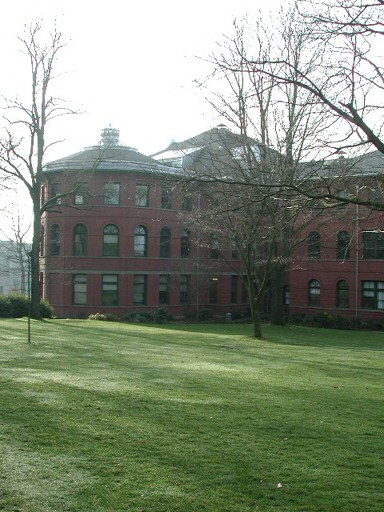
#> input picture parrington/prtn00.jpg, 384 x 512 px; its folder holds only this picture in this run
$ python main.py   (older library calls are emulated)
#> lines starting #> are read from the running program, lines starting #| are printed output that depends on the picture
### msop.py
import numpy as np
from matplotlib import pyplot as plt
from scipy import ndimage
from PIL import Image

def bilinear_interpolation(arr, xs, ys):
    '''
    Input:
        arr: numpy array. image data. shape = (h, w) for grayscale or (h, w, 3) for RGB.
        xs, ys: array-like (list or numpy array). x coordinates and y coordinates.

                  y=
                    0  w-1
                x=0 +---+
                    |   |
                    |   |
                h-1 +---+
    Output:
        sampled_image: numpy array. same shape as xs, ys if image is grayscale. for RGB image, the shape would be [xs.shape[0], xs.shape[1], ..., xs.shape[d], 3]
        inside: numpy array. same shape as xs, ys. represents how much the sample is inside the image.
                0: outside the image with 1 pixel margin
                1: inside the image (0 < x < h-1 && 0 < y < w-1)
                0 < inside < 1: outside but within 1 pixel margin. decays linearly on the edge, bilinearly on the corner.
                    for example: (x,y) = (-0.5, -0.5)   inside = 0.25
                                 (x,y) = (-0.5,  0.5)   inside = 0.5
                                 (x,y) = ( 0.5,  0.5)   inside = 1
                                 (x,y) = (  -1,   -1)   inside = 0
    '''
    xs = np.asarray(xs)
    ys = np.asarray(ys)
    #print(xs < 0)
    #print(type(xs < 0))

    #outside = (xs < 0) | (arr.shape[0]-1 < xs) | (ys < 0) | (arr.shape[1]-1 < ys)
    inx = 1 - np.clip(np.maximum(-xs, xs - (arr.shape[0]-1)), 0, 1)
    iny = 1 - np.clip(np.maximum(-ys, ys - (arr.shape[1]-1)), 0, 1)
    inside = inx * iny
    xs = np.clip(xs, 0, arr.shape[0]-1)
    ys = np.clip(ys, 0, arr.shape[1]-1)
    us = np.floor(xs).astype(np.int)
    ls = np.floor(ys).astype(np.int)
    us = np.clip(us, 0, arr.shape[0]-2)
    ls = np.clip(ls, 0, arr.shape[1]-2)
    ds = us + 1
    rs = ls + 1

    Iul = arr[us, ls]
    Iur = arr[us, rs]
    Idl = arr[ds, ls]
    Idr = arr[ds, rs]

    wul = (ds-xs) * (rs-ys)
    wur = (ds-xs) * (ys-ls)
    wdl = (xs-us) * (rs-ys)
    wdr = (xs-us) * (ys-ls)

    #print(list(xs.shape) + [1] * (len(arr.shape) - 2))
    wul = wul.reshape(list(xs.shape) + [1] * (len(arr.shape) - 2))
    wur = wur.reshape(list(xs.shape) + [1] * (len(arr.shape) - 2))
    wdl = wdl.reshape(list(xs.shape) + [1] * (len(arr.shape) - 2))
    wdr = wdr.reshape(list(xs.shape) + [1] * (len(arr.shape) - 2))

    res = Iul * wul + Iur * wur + Idl * wdl + Idr * wdr
    return res, inside

def msop(img_name, base_lvl = 1):
    '''
    Input:
        img_name: string. image file name
        base_lvl: int. start from which level. 1 means skipping the level with original resolution
    Output:
        feature_xs, feature_ys: list of numpy arrays. feature_xs[0] is the x coodinates of features on level=base_lvl, feature_xs[1] on level=base_lvl+1 ...

                  y=
                    0  w-1
                x=0 +---+
                    |   |
                    |   |
                h-1 +---+

        discriptors: list of numpy arrays with shape = (features_count, 8, 8)
    '''
#> called with img_name = 'parrington/prtn00.jpg', base_lvl = 0
    print('getting features of {}'.format(img_name))
    im = Image.open(img_name)
#> im is the input picture: PIL image 384x512 RGB; mean R, G, B 130.6, 140.8, 121.6
    im = im.convert('L')
#> im: PIL image 384x512 L
    arrs = [np.asarray(im, dtype=np.float)]
    #print(arrs[0].shape)
    while min(arrs[-1].shape[0], arrs[-1].shape[1]) > 60:
        tmp = arrs[-1][::2, ::2]
        tmp = ndimage.gaussian_filter(tmp, 1.0)
        arrs.append(tmp)
#> this loop made 3 passes
#> pass 2, in msop, `tmp = ndimage.gaussian_filter(tmp, 1.0)`:
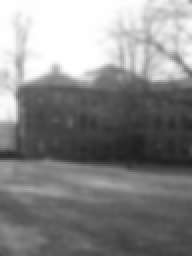
#> tmp: shape (128, 96) float64 (shown 2 times larger); min 31.41, max 255, mean 136
#> after the loop, arrs = 4 items

    #base_lvl = 1
    lvl = base_lvl

    arrs = arrs[base_lvl:]

    feature_xs = []
    feature_ys = []
    discriptors = []
    for arr in arrs:
        print('at level {}'.format(lvl))
        print(arr.shape)
        interest_x = []
        interest_y = []
        val = []
        gx, gy = np.gradient(ndimage.gaussian_filter(arr, 1.0))
        gxgx = ndimage.gaussian_filter(gx ** 2, 1.2)
        gxgy = ndimage.gaussian_filter(gx * gy, 1.2)
        gygy = ndimage.gaussian_filter(gy ** 2, 1.2)
        f = (gxgx * gygy - gxgy ** 2) / (gxgx + gygy + 1e-9)
        for i in range(1, f.shape[0]-1):
            for j in range(1, f.shape[1]-1):
                if f[i, j] > 10.0:
                    is_max = True
                    for di in range(-1, 2):
                        for dj in range(-1, 2):
                            if di == 0 and dj == 0:
                                continue
                            if f[i+di, j+dj] > f[i, j]:
                                is_max = False
                                break
                        if not is_max:
                            break
                    if is_max:
                        grad = np.array([(f[i+1, j] - f[i-1, j]) / 2, (f[i, j+1] - f[i, j-1]) / 2])
                        hessian = np.array([[f[i+1, j] + f[i-1, j] - 2 * f[i, j], (f[i+1, j+1] + f[i-1, j-1] - f[i+1, j-1] - f[i-1, j+1]) / 4],
                                            [(f[i+1, j+1] + f[i-1, j-1] - f[i+1, j-1] - f[i-1, j+1]) / 4, f[i, j+1] + f[i, j-1] - 2 * f[i, j]]])
                        delta = np.linalg.lstsq(hessian, -grad, rcond=None)[0]
                        if np.max(abs(delta)) < 1:
                            v = f[i, j] + np.dot(grad, delta) + 0.5 * delta @ hessian @ delta.T
                            #print(val)
                            interest_x.append(i + delta[0])
                            interest_y.append(j + delta[1])
                            val.append(v)
                        else:
                            #print('big')
                            pass

        interest_x = np.asarray(interest_x)
        interest_y = np.asarray(interest_y)
        val = np.asarray(val)

        print('feature count: {}'.format(interest_x.shape[0]))

        gbx, gby = np.gradient(ndimage.gaussian_filter(arr, 4.5))
        vx = bilinear_interpolation(gbx, interest_x, interest_y)[0]
        vy = bilinear_interpolation(gby, interest_x, interest_y)[0]
        norm = (vx ** 2 + vy ** 2) ** 0.5
        vx /= norm + 1e-9
        vy /= norm + 1e-9
        sxs = np.linspace(-17.5, 17.5, 8)
        sys = np.linspace(-17.5, 17.5, 8)
        sxs, sys = np.meshgrid(sxs, sys)

        disc_sample = ndimage.gaussian_filter(arr, 2.0)
        disc = np.zeros([interest_x.shape[0], 8, 8])
        stay = np.zeros(interest_x.shape[0], dtype=bool)
        for i in range(interest_x.shape[0]):
            tmpx = interest_x[i] + vx[i] * sxs - vy[i] * sys
            tmpy = interest_y[i] + vy[i] * sxs + vx[i] * sys
            samples, inside = bilinear_interpolation(disc_sample, tmpx, tmpy)
            stay[i] = np.any(inside < 0.8)
            mean, std = np.mean(samples), np.std(samples)
            samples = (samples - mean) / (std + 1e-9)
            disc[i] = samples
            if lvl > 0 and False:
                fig, axes = plt.subplots(ncols=2)
                axes[0].imshow(arr, cmap='gray')
                axes[0].set_xlim(interest_y[i]-40, interest_y[i]+40)
                axes[0].set_ylim(interest_x[i]+40, interest_x[i]-40)
                axes[0].scatter(tmpy, tmpx)
                axes[0].plot([interest_y[i], interest_y[i] + vy[i] * 10], [interest_x[i], interest_x[i] + vx[i] * 10])
                axes[1].imshow(samples, cmap='gray')
                plt.show()
        #print(stay)
        stay = np.logical_not(stay)
        #print(stay)
        interest_x = interest_x[stay]
        interest_y = interest_y[stay]
        disc = disc[stay]
        val = val[stay]
        print('inside feature count: {}'.format(interest_x.shape[0]))

        rs = np.array([float('inf')] * len(interest_x))
        for i in range(len(interest_x)):
            print('getting radius {}/{}'.format(i+1, len(interest_x)), end='\r')
            for j in range(len(interest_x)):
                if i == j:
                    continue
                if val[i] < 0.9 * val[j]:
                    rs[i] = min(rs[i], ((interest_x[i] - interest_x[j]) ** 2 + (interest_y[i] - interest_y[j]) ** 2) ** 0.5)
        print()
        inds = np.argsort(rs)[-500:]
        #print(inds)
        interest_x = interest_x[inds]
        interest_y = interest_y[inds]
        disc = disc[inds]
        val = val[inds]

        '''
        fig, axes = plt.subplots(nrows=2, ncols=3)
        tmpx = interest_x[-1] + vx[-1] * sxs - vy[-1] * sys
        tmpy = interest_y[-1] + vy[-1] * sxs + vx[-1] * sys
        axes[0][0].imshow(gxgx, cmap='gray')
        axes[0][1].imshow(gxgy, cmap='gray')
        axes[0][2].imshow(gygy, cmap='gray')
        axes[1][1].imshow(f, cmap='gray')
        axes[1][1].scatter(interest_y[-1], interest_x[-1])
        axes[1][1].scatter(interest_y[-1] + vy[-1], interest_x[-1] + vx[-1])
        #axes[1][1].scatter(tmpy, tmpx)
        axes[1][2].imshow(arr, cmap='gray')
        axes[1][2].scatter(interest_y[-1], interest_x[-1])
        axes[1][2].scatter(interest_y[-1] + vy[-1], interest_x[-1] + vx[-1])
        plt.show()
        '''
        feature_xs.append(interest_x * 2 ** lvl)
        feature_ys.append(interest_y * 2 ** lvl)
        discriptors.append(disc)
        lvl += 1
#> this loop made 4 passes
#> inds on pass 3: [1, 7, 4, 6, 0, 2, 8, 9, 5, 3]
#> (printed output is left out)
#> pass 1, in msop, `gx, gy = np.gradient(ndimage.gaussian_filter(arr, 1.0))`:
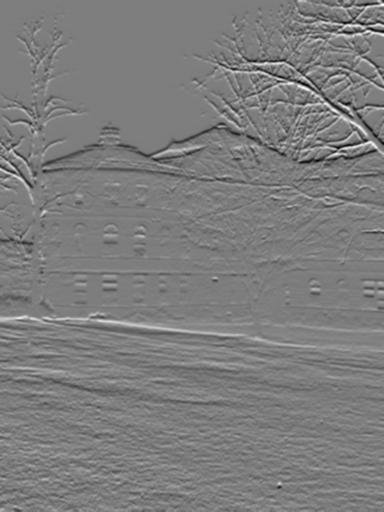
#> gx: shape (512, 384) float64; min -52.16, max 53.25, mean -0.3; drawn with min black and max white
#> pass 1, in msop, `gx, gy = np.gradient(ndimage.gaussian_filter(arr, 1.0))`:
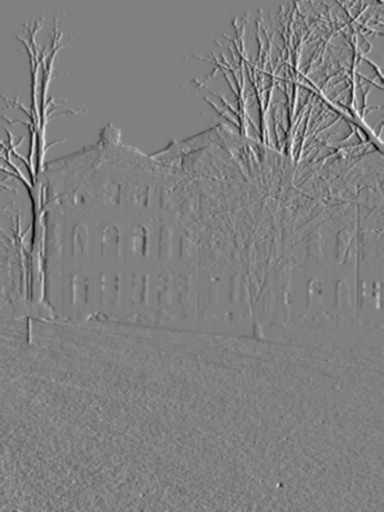
#> gy: shape (512, 384) float64; min -53.48, max 52.66, mean -0.2; drawn with min black and max white
#> pass 1, in msop, `gxgx = ndimage.gaussian_filter(gx ** 2, 1.2)`:
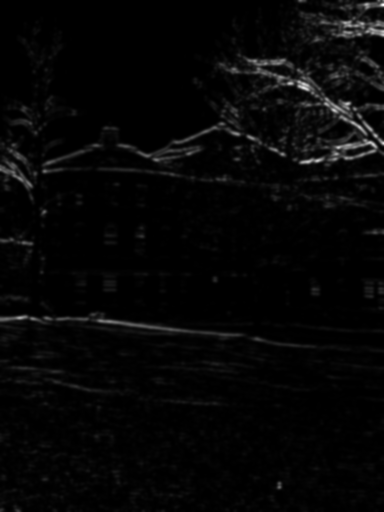
#> gxgx: shape (512, 384) float64; min 0, max 1637, mean 42.5; drawn with min black and max white
#> pass 1, in msop, `gxgy = ndimage.gaussian_filter(gx * gy, 1.2)`:
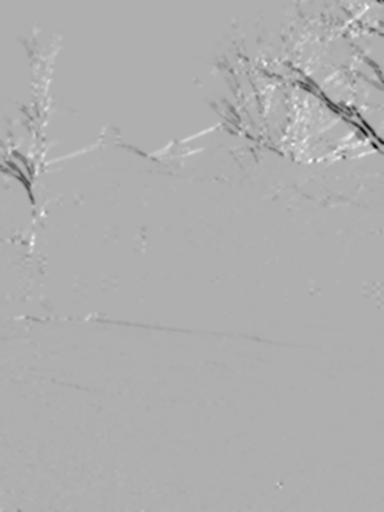
#> gxgy: shape (512, 384) float64; min -1145.7, max 520.3, mean -4.1; drawn with min black and max white
#> after the loop:
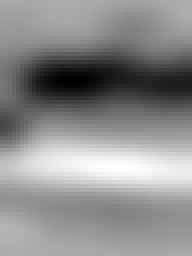
#> gbx: shape (64, 48) float64 (shown 4 times larger); min -13.27, max 6.5, mean -2.36; drawn with min black and max white
#> after the loop:
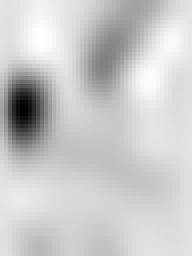
#> gby: shape (64, 48) float64 (shown 4 times larger); min -9, max 1.09, mean -1.01; drawn with min black and max white
#> after the loop, discriptors = 4 items; feature_xs = 4 items; feature_ys = 4 items; lvl = 4

    for i in range(len(feature_xs)):
        print('{} features at level {}'.format(feature_xs[i].shape[0], i))
#> this loop made 4 passes

    return feature_xs, feature_ys, discriptors
# [11 lines that do not run on import are left out]
    #print(feats[0][0][:30])
    #msop(['download.png'])
    #msop(['pack2_rot/IMG_00{}.JPG'.format(i) for i in range(18, 29)])

### displacement.py
import numpy as np
from matplotlib import pyplot as plt
from scipy import ndimage
from PIL import Image
import msop
import motion
def displacement(filenames, focal_length):
    displace = [np.asarray([0,0])]
    feature = []
    if 1 == 1:
        for i in range(len(filenames)):
            feature.append(msop.msop(filenames[i], 0))
        import pickle
        f = open('tmp2_par.pck', 'wb')
        pickle.dump(feature, f)
    else:
        import pickle
        f = open('tmp2_par.pck', 'rb')
        feature = pickle.load(f)
    im = Image.open(filenames[0])
    arr = np.asarray(im)
    print(arr.shape)
    img_h = arr.shape[0]
    img_w = arr.shape[1]
    for i in range(len(filenames) - 1):
        # deltay, deltax = motion.get_model(msop.msop(filenames[i]), msop.msop(filenames[i+1]), arr.shape[1], arr.shape[0], focal_length)
        deltax, deltay = motion.get_model(feature[i], feature[i+1], img_h, img_w, focal_length)
        deltax += displace[-1][0]
        deltay += displace[-1][1]
        displace.append(np.asarray([deltax, deltay]))
    im = Image.open(filenames[-1])
    arr = np.asarray(im)
    # deltay, deltax = motion.get_model(msop.msop(filenames[-1]), msop.msop(filenames[0]), arr.shape[1], arr.shape[0],focal_length)
    deltax, deltay = motion.get_model(feature[-1], feature[0], img_h, img_w, focal_length)
    deltax += displace[-1][0]
    deltay += displace[-1][1]
    displace.append(np.asarray([deltax, deltay]))
    displace = np.asarray(displace)
    return displace

### main.py
import numpy as np
from matplotlib import pyplot as plt
from scipy import ndimage
from PIL import Image
import math
import msop
import displacement
import projection
f = 4*837
f = 705
filenames = []
source = []
# [4 lines of commented-out code are left out]
filenames = ['parrington/prtn{}.jpg'.format(str(i).zfill(2)) for i in range(0, 18)]
#print(filenames)
#> (the run stopped early here; a loop or call above may not have finished)
